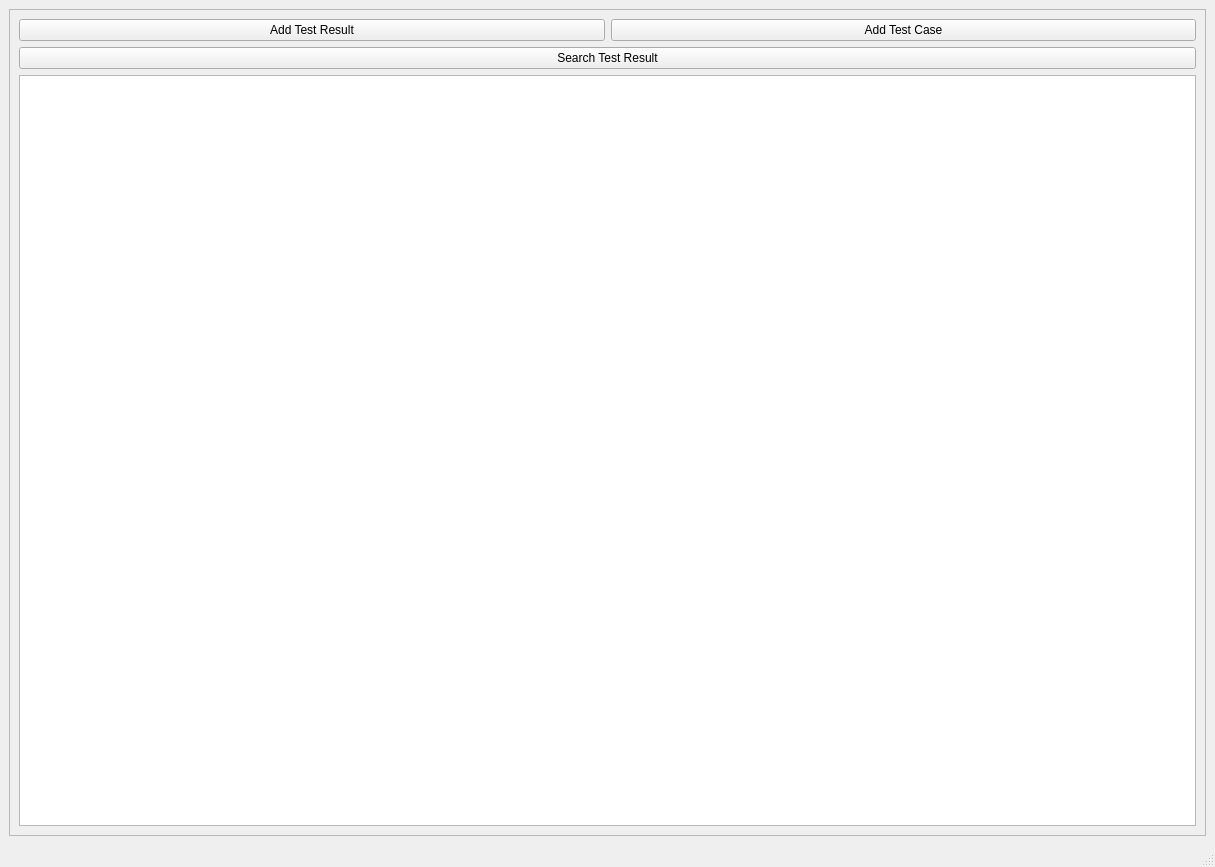
<?xml version="1.0" encoding="UTF-8"?>
<ui version="4.0">
 <class>MainWindow</class>
 <widget class="QMainWindow" name="MainWindow">
  <property name="geometry">
   <rect>
    <x>0</x>
    <y>0</y>
    <width>1215</width>
    <height>867</height>
   </rect>
  </property>
  <property name="windowTitle">
   <string>MainWindow</string>
  </property>
  <widget class="QWidget" name="centralwidget">
   <layout class="QVBoxLayout" name="verticalLayout">
    <item>
     <widget class="QFrame" name="add_tc_button">
      <property name="frameShape">
       <enum>QFrame::StyledPanel</enum>
      </property>
      <property name="frameShadow">
       <enum>QFrame::Raised</enum>
      </property>
      <layout class="QVBoxLayout" name="verticalLayout_2">
       <item>
        <layout class="QHBoxLayout" name="horizontalLayout">
         <item>
          <widget class="QPushButton" name="add_result_button">
           <property name="text">
            <string>Add Test Result</string>
           </property>
          </widget>
         </item>
         <item>
          <widget class="QPushButton" name="add_tc_button_2">
           <property name="text">
            <string>Add Test Case</string>
           </property>
          </widget>
         </item>
        </layout>
       </item>
       <item>
        <widget class="QPushButton" name="search_result_button">
         <property name="text">
          <string>Search Test Result</string>
         </property>
        </widget>
       </item>
       <item>
        <widget class="QTextBrowser" name="textBrowser"/>
       </item>
      </layout>
     </widget>
    </item>
   </layout>
  </widget>
  <widget class="QStatusBar" name="statusbar"/>
 </widget>
 <resources/>
 <connections/>
</ui>
